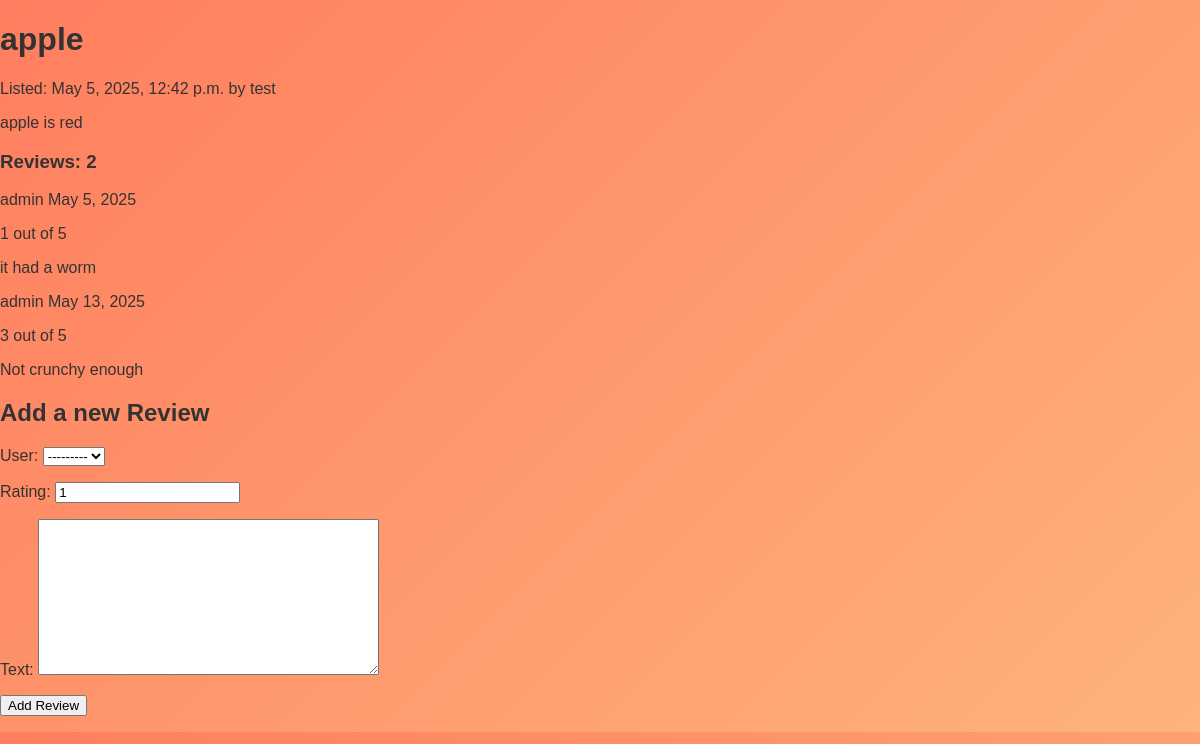
/2025/5/5/apple-1/, run on the app's committed database.
### product_post/models.py (models this page shows, shortened)
class Product(models.Model):
    name = models.CharField(max_length=100)
    price = models.IntegerField()
    description = models.TextField()
    store = models.ForeignKey(Storefront, on_delete=models.CASCADE)
    stock = models.BigIntegerField()
    publish = models.DateTimeField(default=timezone.now)
    dateadded = models.DateField(auto_now_add=True)
    updated = models.DateTimeField(auto_now=True)
    slug = models.SlugField(max_length=250, unique_for_date='publish') # for URL purposes
    status = models.CharField(max_length=10, choices=PRODUCT_LISTING_STATUS_CHOICES, default='draft')
    image = models.CharField(max_length=255, default="https://encrypted-tbn0.gstatic.com/images?q=tbn:ANd9GcRbl6l7otaJhyzxtFkUxzrm5zY8xcgtKNdtbQ&s")
    published = PublishedManager()
    class Meta:
        ordering = ['price']

class Review(models.Model):
    product = models.ForeignKey(Product, on_delete=models.CASCADE, related_name='reviews')
    user = models.ForeignKey(User, on_delete=models.CASCADE)
    rating = models.IntegerField(default=1, validators=[MinValueValidator(1),MaxValueValidator(5)])
    text = models.TextField()
    dateadded = models.DateField(auto_now_add=True)
    dateupdated = models.DateField(auto_now=True)
    active = models.BooleanField(default=True)
    class Meta:
        ordering = ('dateadded',)

### storefront/models.py (models this page shows, shortened)
class Storefront(models.Model):
    owner = models.ForeignKey(User, on_delete=models.CASCADE)
    storename = models.CharField(max_length=100, unique=True)
    address = models.TextField(default="No Physical Store")
    phonecontact = models.CharField(max_length=11)
    emailcontact = models.CharField(max_length=100)
    storestatus = models.CharField(max_length=10, choices=STORE_STATUS_CHOICES, default='open')
    datecreated = models.DateField(auto_now_add=True)
    updated = models.DateTimeField(auto_now=True)
    slug = models.SlugField(default="")
    def __str__(self):
        return self.storename

### product_post/views.py (the view)
# urls.py: path('<int:year>/<int:month>/<int:day>/<slug:product>/', views.product_detail, name='product_detail'),
def product_detail(request, year, month, day, product):
    product = get_object_or_404(Product, slug=product, status='published',
            publish__year = year,
            publish__month = month,
            publish__day = day
            )
    reviews = product.reviews.filter(active=True)
    new_review = None
    if request.method == "POST":
        review_form = ReviewForm(data=request.POST)
        if review_form.is_valid():
            new_review = review_form.save(commit=False)
            new_review.product = product
            new_review.save()
    else:
        review_form = ReviewForm()
    return render(request, 'product_post/product/detail.html', {"product": product, 'reviews': reviews, 'new_review':new_review, 'review_form': review_form})

### product_post/forms.py
class ReviewForm(forms.ModelForm):
    class Meta:
        model = Review
        fields = ('user','rating','text')
    '''
    def clean(self):
        cleaned_data = super().clean()
        user = self.user

        return cleaned_data

    def save(self):
        if self.user.is_authenticated:
            pass
'''

### product_post/models.py (called while the page is built)
    def get_queryset(self):
        return super().get_queryset().filter(status='published')

### product_post/templates/product_post/product/detail.html (shortened to what this page needs)
{% extends "product_post/base.html" %}
{% block content %}
    <h1> {{product.name}} </h1>
    <p class="date">
        Listed: {{ product.publish }} by {{ product.store }}
    </p>
    <p class="description">
        {{ product.description }}
    </p>
    {% with reviews.count as total_reviews %}
        <h3> Reviews: {{ total_reviews }} </h3>
    {% endwith %}
    {% for review in reviews %}
    <div class="review">
        <p class="user">
            {{ review.user }} <span class="date">{{ review.dateadded }}</span>
        </p>
        <p class="rating">
            {{ review.rating }} out of 5
        </p>
        <p class="reviewtext">
            {{ review.text }}
        </p>
    {% empty %}
    <p class="emptyreviews">There are no reviews yet.</p>
    {% endfor %}
    {% if new_review %}
        <h3> Your review has been added. </h3>
    {% else %}
        <h2> Add a new Review </h2>
        <form class="reviewform" method="post">
            {{ review_form.as_p }}
            <p><input type="submit" value="Add Review"></p>
        </form>
    {% endif %}
{% endblock %}

### storefront/static/css/main.css (style rules this page uses)
body { font-family: 'Poppins', sans-serif; background: linear-gradient(135deg, #ff7e5f, #feb47b); color: #333; margin: 0; padding: 0; transition: background 0.3s ease; }

### data on the page
Product: name "apple", publish "May 5, 2025, 12:42 p.m.", store "test", description "apple is red"
Review: user "admin", dateadded "May 5, 2025", rating "1", text "it had a worm"
Review: user "admin", dateadded "May 13, 2025", rating "3", text "Not crunchy enough"

### other printed values
{{ total_reviews }} "2"
